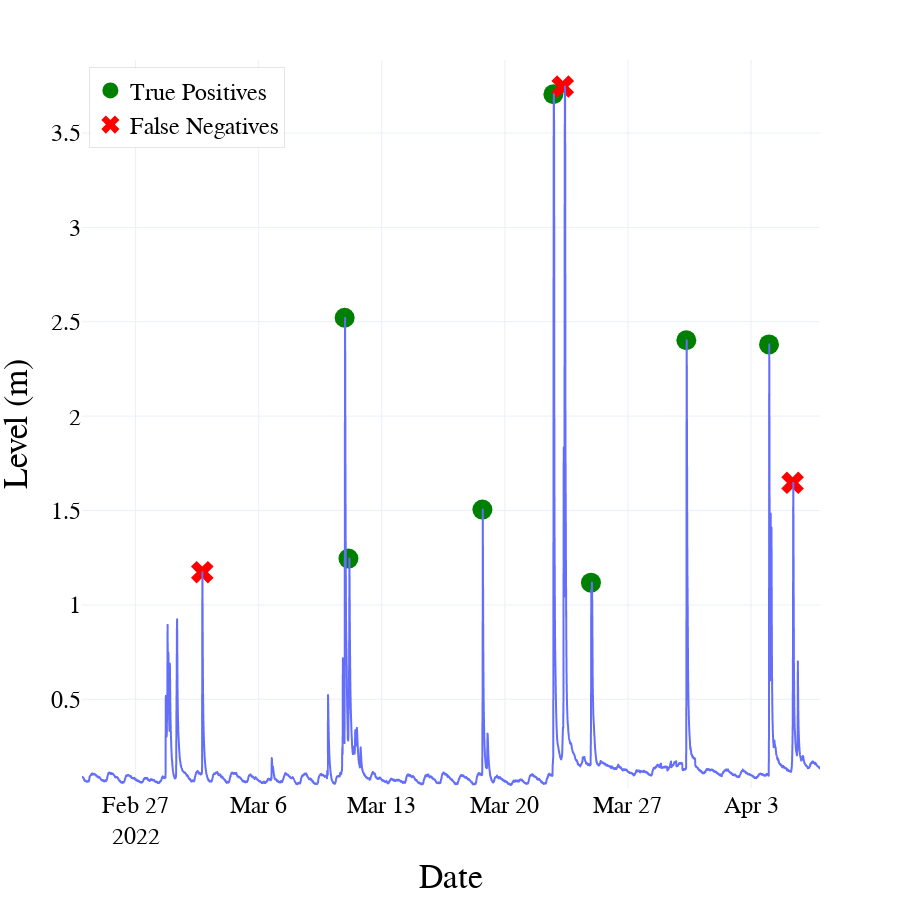

The notebook cell this image was saved under:
### Code cell
import pandas as pd
import ast
from sklearn.preprocessing import MinMaxScaler
from sklearn.model_selection import StratifiedKFold, cross_val_predict
from sklearn.svm import SVC
from sklearn.metrics import confusion_matrix, precision_score, recall_score, f1_score
import plotly.express as px
import plotly.graph_objects as go

# --- carga y preparación de datos ---
data = pd.read_csv('/home/nivelrios/documentos/Mburicao Project/src/data/data_for_clustering_1.csv')
features_f1 = pd.read_csv('/home/nivelrios/documentos/Mburicao Project/src/evaluation/SVM_best_features_f1_1.csv')

df = data.copy().drop(columns=["fecha"])
y = df["event"].astype(int).values

best_features_f1 = features_f1['best_features'].apply(
    lambda x: list(ast.literal_eval(x)) if isinstance(x, str) else list(x)
).tolist()
lista_features_f1 = best_features_f1[1]

K = 5
skf = StratifiedKFold(n_splits=K, shuffle=True, random_state=42)
model = SVC(kernel='rbf', class_weight='balanced', random_state=42)

# --- evaluación del modelo ---
def evaluate_model(feature_list):
    X = df[feature_list]
    scaler = MinMaxScaler()
    X_scaled = scaler.fit_transform(X)
    
    y_pred = cross_val_predict(model, X_scaled, y, cv=skf)
    
    cm = confusion_matrix(y, y_pred)
    prec = precision_score(y, y_pred)
    rec = recall_score(y, y_pred)
    f1 = f1_score(y, y_pred)
    
    return y_pred, cm, prec, rec, f1

pred, cm, prec_val, rec_val, f1_val = evaluate_model(lista_features_f1)

# --- matriz de confusión ---
cm_df = pd.DataFrame(cm,
                     index=["False event", "True event"],
                     columns=["Pred false", "Pred true"])
title_cm = (f"Confusion Matrix\n"
            f"Precision: {prec_val:.4f}, Recall: {rec_val:.4f}, F1: {f1_val:.4f}")

fig_cm = px.imshow(cm_df, text_auto=True, color_continuous_scale="Blues")
fig_cm.update_layout(
    title=title_cm,
    xaxis_title="Predicted",
    yaxis_title="Real"
)
#fig_cm.show()

# --- gráfico de nivel con marcadores TP y FN ---
# --- carga y formateo de la serie de nivel ---
df_nivel = pd.read_csv(
    '/home/nivelrios/documentos/Mburicao Project/data/processed/nivel_processed.csv'
)
df_nivel['fecha'] = pd.to_datetime(df_nivel['fecha'])

# --- filtrar al rango deseado ---
start = pd.to_datetime('2021-06-12 12:00:00')
end   = pd.to_datetime('2022-05-10 15:10:00')
df_nivel = df_nivel[(df_nivel['fecha'] >= start) & (df_nivel['fecha'] <= end)]

# --- gráfico de nivel dentro del rango ---
fig_level = px.line(
    df_nivel,
    x="fecha",
    y="nivel",
    labels={'fecha': 'Date', 'nivel': 'Level (m)'},
    template='plotly_white'
)

fig_level.update_traces(
    selector=dict(type='scatter', mode='lines'),
    line=dict(color='blue', width=2)
)

# Añade True Positives y False Negatives
fig_level.add_trace(go.Scatter(
    x=tp['fecha'],
    y=tp['global_peak'],
    mode='markers',
    name='True Positives',
    marker=dict(color='green', size=20, symbol='circle')
))
fig_level.add_trace(go.Scatter(
    x=fn['fecha'],
    y=fn['global_peak'],
    mode='markers',
    name='False Negatives',
    marker=dict(color='red', size=20, symbol='x')
))

# Ajustes de layout con leyenda ampliada y borde más grueso
fig_level.update_layout(
    title_font=dict(size=34, color='black', family='Arial'),
    xaxis=dict(
        title='Date',
        title_font=dict(size=34, color='black', family='Arial'),
        tickfont=dict(size=24, family='Arial', color='black')
    ),
    yaxis=dict(
        title='Level (m)',
        title_font=dict(size=34, color='black', family='Arial'),
        tickfont=dict(size=24, family='Arial', color='black')
    ),
    autosize=False,
    width=900,
    height=900,
    legend=dict(
        x=0.01,
        y=0.99,
        bordercolor='rgba(0, 0, 0, 0.1)',    # Borde semi-transparente,
        borderwidth=1,            # borde más grueso
        bgcolor='rgba(255,255,255,0.9)',  # fondo blanco semitransparente
        font=dict(
            family='Arial',
            size=24,              # tamaño de fuente mayor
            color='black'
        ),
    )
)

fig_level.show()

### Figure 1 — Plotly figure (JSON) as saved in the notebook; plotly's stock layout.template omitted (floating-point values rounded to 4 significant figures; data arrays with more than 128 entries replaced by an {"elided": "..."} marker saying what was removed)
{"data": [{"hovertemplate": "Date=%{x}<br>Level (m)=%{y}<extra></extra>", "legendgroup": "", "line": {"color": "#636efa", "dash": "solid"}, "marker": {"symbol": "circle"}, "mode": "lines", "name": "", "showlegend": false, "type": "scattergl", "x": {"elided": "47818 str values"}, "xaxis": "x", "y": {"elided": "47818 float values"}, "yaxis": "y"}, {"marker": {"color": "green", "size": 20, "symbol": "circle"}, "mode": "markers", "name": "True Positives", "type": "scatter", "x": ["2021-07-15T02:50:00", "2021-10-13T20:10:00", "2021-10-15T04:10:00", "2021-10-23T14:50:00", "2021-11-14T13:40:00", "2021-11-25T13:50:00", "2021-11-28T10:40:00", "2021-12-12T16:30:00", "2021-12-30T16:00:00", "2022-02-03T17:00:00", "2022-02-04T17:40:00", "2022-02-21T14:50:00", "2022-03-10T21:20:00", "2022-03-11T02:30:00", "2022-03-18T17:20:00", "2022-03-22T18:10:00", "2022-03-24T21:30:00", "2022-03-30T07:40:00", "2022-04-04T00:30:00", "2022-04-11T16:10:00", "2022-04-21T07:40:00"], "y": [1.255, 2.259, 1.141, 1.108, 1.142, 1.747, 1.438, 1.031, 1.571, 1.304, 2.421, 1.18, 2.521, 1.246, 1.505, 3.705, 1.118, 2.402, 2.38, 3.101, 3.057]}, {"marker": {"color": "red", "size": 20, "symbol": "x"}, "mode": "markers", "name": "False Negatives", "type": "scatter", "x": ["2022-01-03T05:30:00", "2022-01-27T13:30:00", "2022-03-02T19:00:00", "2022-03-23T07:00:00", "2022-04-05T08:40:00"], "y": [1.023, 1.133, 1.173, 3.746, 1.647]}], "layout": {"autosize": false, "height": 900, "legend": {"bgcolor": "rgba(255,255,255,0.9)", "bordercolor": "rgba(0, 0, 0, 0.1)", "borderwidth": 1, "font": {"color": "black", "family": "Arial", "size": 24}, "tracegroupgap": 0, "x": 0.01, "y": 0.99}, "margin": {"t": 60}, "title": {"font": {"color": "black", "family": "Arial", "size": 34}}, "width": 900, "xaxis": {"anchor": "y", "autorange": false, "domain": [0, 1], "range": ["2022-02-23 22:52:00.2161", "2022-04-06 22:05:34.3611"], "tickfont": {"color": "black", "family": "Arial", "size": 24}, "title": {"font": {"color": "black", "family": "Arial", "size": 34}, "text": "Date"}, "type": "date"}, "yaxis": {"anchor": "x", "autorange": false, "domain": [0, 1], "range": [0.03021, 3.887], "tickfont": {"color": "black", "family": "Arial", "size": 24}, "title": {"font": {"color": "black", "family": "Arial", "size": 34}, "text": "Level (m)"}, "type": "linear"}}}
